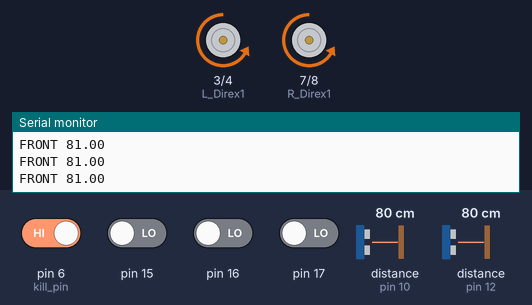
Bench run of a sketch on a simulated Arduino Uno, built with avr-gcc and run on an emulated ATmega328P. Parts: motor-driver pin pairs drawn as motors (green arrow = first pin HIGH = forward, orange = second pin HIGH = backward, longer = more drive, scaled by the enable pin), the last lines printed to the serial monitor. Inputs (shaded band) come from the test bench; at power-on: pin 6 (kill_pin) HIGH, pin 15–17 LOW, distance to the obstacle (sensors on pin 10, pin 12) 80 cm.

Above: at 8.2 s.
8.3 s: pin 6 (kill_pin) driven LOW
At 9.1 s:
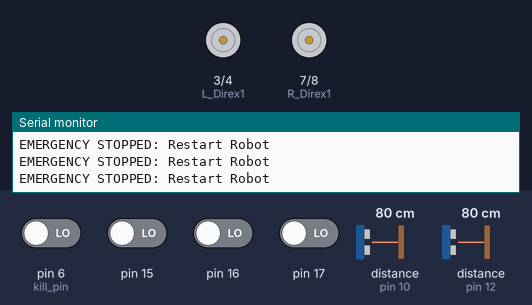
Timing chart, 0 to 11.3 s (numbered marks = the images above; inputs shaded):
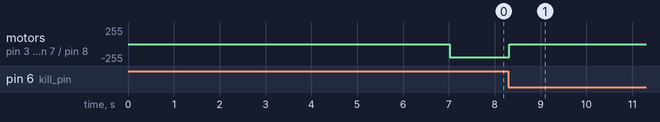

The sketch:

Tank.ino
```cpp
#include <NewPing.h> //Ultrasound library
#include <I2Cdev.h> //IC2 Bus library (gyro)
#include <MPU6050_6Axis_MotionApps20.h> //gyro library
#include <Wire.h> //Wire library for IC2

//Kill Switch
const int kill_pin = 6; //Pin for e-stop button
const int kill_delay = 10; //Number of milliseconds the kill button must be held
bool E_STOPPED; //Stores wether the robot has been disabled by the kill switch

//Drive
const int L_Direx1 = 3;  // pin sets direction of left motor, connected to A-In1/Phase
const int L_Direx2 = 4;  // pin sets direction of left motor, connected to A-In2/Phase
const int L_Speed = 5;   // pin sets speed of left motor, connected to A-In2/Enable
const int R_Direx1 = 7;  // pin sets direction of right motor, connected to B-In1/Phase
const int R_Direx2 = 8;  // pin sets direction of left motor, connected to B-In2/Phase
const int R_Speed = 9;   // pin sets speed of right motor, connected to B-In2/Enable


//Motion Processing Unit
MPU6050 mpu; //mpu object itself
const int MPU_FAIL = 271828; //arbitrary value to identify gyro failure

// MPU control/status vars
bool dmpReady = false;  // set true if DMP init was successful
uint8_t mpuIntStatus;   // holds actual interrupt status byte from MPU
uint8_t devStatus;      // return status after each device operation (0 = success, !0 = error)
uint16_t packetSize;    // expected DMP packet size (default is 42 bytes)
uint16_t fifoCount;     // count of all bytes currently in FIFO
uint8_t fifoBuffer[64]; // FIFO storage buffer
volatile bool mpuInterrupt = false;     // indicates whether MPU interrupt pin has gone high
void dmpDataReady() {mpuInterrupt = true;}
Quaternion q;           // [w, x, y, z]         quaternion container
VectorFloat gravity;    // [x, y, z]            gravity vector
float ypr[3];           // [yaw, pitch, roll]   yaw/pitch/roll container and gravity vector

//Ultrasound
const int sensor_0 = 10; //pin for ultrasound sensor 1
const int sensor_0a =11;  //pin for ultrasound sensor 1
const int sensor_1 = 12; //pin for ultrasound sensor 2
const int sensor_1a =13; //pin for ultrasound sensor 2
const int MAX_DISTANCE = 200; //maximum range (in cm) for ultrasound
const int MIN_DISTANCE = 25; //distance in cm at which the robot should turn around

NewPing front_sonar(sensor_0a, sensor_0, MAX_DISTANCE); //forward ultrasound sensor
NewPing back_sonar(sensor_1a, sensor_1, MAX_DISTANCE);  //reverse ultrasound sensor

//Pressure Plates -the first number represents the analog pin, the +14 makes them digital
const int pFront = 1 +14;
const int pBack = 0 +14;
const int pLeft = 2 +14;
const int pRight = 3 +14;

//Drive control variables
bool forward; //Stores whether or not the robot is going forward
bool turning;
int turnStart;
int lastUpdate; //Stores the last time the robot told the serial its status


const int vRight = 200;
const int vLeft = 200;

void driveSetup(){
  //Set all drive pins to output
  pinMode(L_Direx1, OUTPUT);
  pinMode(L_Direx2, OUTPUT);
  pinMode(R_Direx1, OUTPUT);
  pinMode(R_Direx2, OUTPUT);
  pinMode(L_Speed, OUTPUT);
  pinMode(R_Speed, OUTPUT);

  forward = true; //robot should start moving forward
  turning = false;
  turnStart = 0;
}

void buttonSetup(){
  pinMode(kill_pin, INPUT);
  pinMode(pFront, INPUT);
  pinMode(pBack, INPUT);
  pinMode(pLeft, INPUT);
  pinMode(pRight, INPUT);
  E_STOPPED = false;
}

//Gyro setup code comes from the examples provided with the MPU6050 library
void mpuSetup() {
    // join I2C bus (I2Cdev library doesn't do this automatically)
    #if I2CDEV_IMPLEMENTATION == I2CDEV_ARDUINO_WIRE
        Wire.begin();
        TWBR = 24; // 400kHz I2C clock (200kHz if CPU is 8MHz)
    #elif I2CDEV_IMPLEMENTATION == I2CDEV_BUILTIN_FASTWIRE
        Fastwire::setup(400, true);
    #endif

    while (!Serial); // wait for Leonardo enumeration, others continue immediately

    // NOTE: 8MHz or slower host processors, like the Teensy @ 3.3v or Ardunio
    // Pro Mini running at 3.3v, cannot handle this baud rate reliably due to
    // the baud timing being too misaligned with processor ticks. You must use
    // 38400 or slower in these cases, or use some kind of external separate
    // crystal solution for the UART timer.

    // initialize device
    Serial.println(F("Initializing I2C devices..."));
    mpu.initialize();

    // verify connection
    Serial.println(F("Testing device connections..."));
    Serial.println(mpu.testConnection() ? F("MPU6050 connection successful") : F("MPU6050 connection failed"));

    // load and configure the DMP
    Serial.println(F("Initializing DMP..."));
    devStatus = mpu.dmpInitialize();

    // supply your own gyro offsets here, scaled for min sensitivity
    mpu.setXGyroOffset(220);
    mpu.setYGyroOffset(76);
    mpu.setZGyroOffset(-85);
    mpu.setZAccelOffset(1788); // 1688 factory default for my test chip

    // make sure it worked (returns 0 if so)
    if (devStatus == 0) {
        // turn on the DMP, now that it's ready
        Serial.println(F("Enabling DMP..."));
        mpu.setDMPEnabled(true);

        // enable Arduino interrupt detection
        Serial.println(F("Enabling interrupt detection (Arduino external interrupt 0)..."));
        attachInterrupt(0, dmpDataReady, RISING);
        mpuIntStatus = mpu.getIntStatus();

        // set our DMP Ready flag so the main loop() function knows it's okay to use it
        Serial.println(F("DMP ready! Waiting for first interrupt..."));
        dmpReady = true;

        // get expected DMP packet size for later comparison
        packetSize = mpu.dmpGetFIFOPacketSize();
    } else {
        // ERROR!
        // 1 = initial memory load failed
        // 2 = DMP configuration updates failed
        // (if it's going to break, usually the code will be 1)
        Serial.print(F("DMP Initialization failed (code "));
        Serial.print(devStatus);
        Serial.println(F(")"));
    }
}

void setup() {
  Serial.begin(115200);
  Serial.println("Setting up drive");
  driveSetup();
  Serial.println("Setting up buttons");
  buttonSetup();
  //Serial.println("Setting up MPU");
  //mpuSetup();

  //Delay for gyro to stabilize
  int countdown = 7;

   for(int i = 0; i<countdown; i++){
    Serial.println("Robot will move in " + String(countdown-i) + " seconds");
    delay(1000);
  }


  Serial.println("Starting!");
}

//Uses code provided with the MPU6050 examples
float readYaw(){
  // if programming failed, don't try to do anything
    if (!dmpReady) return;

    // wait for MPU interrupt or extra packet(s) available
    while (!mpuInterrupt && fifoCount < packetSize){}

    // reset interrupt flag and get INT_STATUS byte
    mpuInterrupt = false;
    mpuIntStatus = mpu.getIntStatus();

    // get current FIFO count
    fifoCount = mpu.getFIFOCount();

    // check for overflow (this should never happen unless our code is too inefficient)
    if ((mpuIntStatus & 0x10) || fifoCount == 1024) {
        // reset so we can continue cleanly
        mpu.resetFIFO();
        Serial.println(F("FIFO overflow!"));

    // otherwise, check for DMP data ready interrupt (this should happen frequently)
    } else if (mpuIntStatus & 0x02) {
        // wait for correct available data length, should be a VERY short wait
        while (fifoCount < packetSize) fifoCount = mpu.getFIFOCount();

        // read a packet from FIFO
        mpu.getFIFOBytes(fifoBuffer, packetSize);

        // track FIFO count here in case there is > 1 packet available
        // (this lets us immediately read more without waiting for an interrupt)
        fifoCount -= packetSize;

        //Output yaw reading
        mpu.dmpGetQuaternion(&q, fifoBuffer);
        mpu.dmpGetGravity(&gravity, &q);
        mpu.dmpGetYawPitchRoll(ypr, &q, &gravity);

        return ypr[0]* 180/M_PI;
    }
    //If no yaw was calculated, return a failure indicating value
    return MPU_FAIL;
}

void driveTank(int left, int right){
  //Set direction
  if(left>0){
    digitalWrite(L_Direx1, HIGH);
    digitalWrite(L_Direx2, LOW);
  }else{
    digitalWrite(L_Direx1, LOW);
    digitalWrite(L_Direx2, HIGH);
  }
  if(right>0){
    digitalWrite(R_Direx1, HIGH);
    digitalWrite(R_Direx2, LOW);
  }else{
    digitalWrite(R_Direx1, LOW);
    digitalWrite(R_Direx2, HIGH);
  }

  //Make value positive
  left = abs(left);
  right = abs(right);

  //Drive the motors
  analogWrite(L_Speed, left);
  analogWrite(R_Speed, right);
}

void driveDuration(int left, int right, double seconds){
   driveTank(left, right);

   delay(seconds*1000);

   driveTank(0,0);
}

void turn(bool isReversed){

  /*const float GOOD_DIF = 1;
  const float P = 1;
  const float I = 0;

  float angle = readYaw();
  const float set = readYaw() + forward? 45:-45;

  float errorSum;
  float error;
  float pError;
  float iError;
  float power;

  do{
    error = set-angle;
    errorSum += error;

    pError = error * P;
    iError = errorSum * I;

    power = pError + iError;
    driveTank(power, -power);

    delay(100);

    angle = readYaw();

  }while(error>GOOD_DIF);

  driveTank(0,0);*/
  int power = forward? 127:-127;
  //driveDuration(power,-power,1);

}

void loop() {

  if(digitalRead(kill_pin)==LOW){
    delay(kill_delay);
    if(digitalRead(kill_pin)==LOW){
      E_STOPPED = true;
      Serial.println("EMERGENCY STOPPED: Restart Robot");
    }
  }

  if(!E_STOPPED){
    //If any of the buttons are being triggered, turn away from that direction
    //If ultrasound in the direction of movement is too close, turn around
    //Then, just drive straight

    //Turn at side collision
   /* if(digitalRead(pLeft)==LOW){
      turn(!forward);
      Serial.println("LEFT COLLIDE");
    }
    if(digitalRead(pRight)==LOW){
      turn(forward);
      Serial.println("RIGHT COLLIDE");
    }*/

    if(digitalRead(pRight)==LOW){
        //Serial.println("RIGHT");
        //turning = true;
        //turnStart = millis();
      }

    if(digitalRead(pLeft)==LOW){
      //Serial.println("LEFT");
      //turning = true;
      //turnStart = millis();
     }


    double frontRead = front_sonar.ping_cm();
    double backRead = back_sonar.ping_cm();

    frontRead = (frontRead!=0)? frontRead:MAX_DISTANCE;
    backRead = (backRead!=0)? backRead:MAX_DISTANCE;

    //Change direction at front/back interaction
    if(frontRead<MIN_DISTANCE
       ||digitalRead(pFront)==LOW){
      Serial.println("FRONT " + String(frontRead));
      forward = false;
    }
    else if(backRead<MIN_DISTANCE
       ||digitalRead(pBack)==LOW){
      Serial.println("BACK  " + String(backRead));
      forward = true;
    }

    //Drive

    int left = forward? vLeft: -vLeft;
    int right = forward? vRight: -vRight;

    if(millis() - turnStart > 1000){
      turning = false;
    }

    if(turning){
      left *= -1;
    }

    driveTank(left, right);

    //Update the serial with drive status every 2 seconds
    /*
    int currentTime = millis();
    if(currentTime - lastUpdate > 2000){
      /*
      Serial.print("Driving with power ");
      Serial.print("("+String(left)+", "+String(right)+")"); //=> "(%left, %right)"
      */
      /*Serial.print("Angle: " + String(angle));
      Serial.print(" Offset! " + String(offset));
    }
    */

  }else{
    driveTank(0,0);
  }
}
```

Measured:
- after the input at 8.3 s, motor on pin 3 (L_Direx1) / pin 4 (L_Direx2), motor on pin 7 (R_Direx1) / pin 8 (R_Direx2): backward 200/255 → stopped at once
